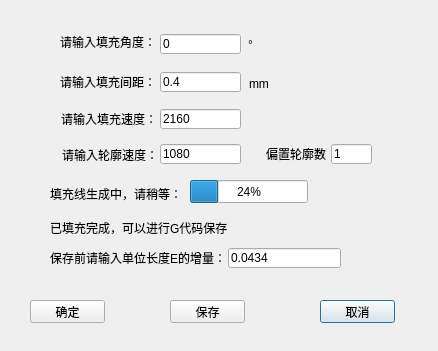
<?xml version="1.0" encoding="UTF-8"?>
<ui version="4.0">
 <class>lineScanDialog</class>
 <widget class="QDialog" name="lineScanDialog">
  <property name="geometry">
   <rect>
    <x>0</x>
    <y>0</y>
    <width>438</width>
    <height>351</height>
   </rect>
  </property>
  <property name="windowTitle">
   <string>Dialog</string>
  </property>
  <property name="windowIcon">
   <iconset resource="images.qrc">
    <normaloff>:/images/xiaoDong.bmp</normaloff>:/images/xiaoDong.bmp</iconset>
  </property>
  <widget class="QPushButton" name="pushButton">
   <property name="geometry">
    <rect>
     <x>320</x>
     <y>300</y>
     <width>75</width>
     <height>23</height>
    </rect>
   </property>
   <property name="text">
    <string>取消</string>
   </property>
  </widget>
  <widget class="QPushButton" name="pushButton_confirm">
   <property name="geometry">
    <rect>
     <x>30</x>
     <y>300</y>
     <width>75</width>
     <height>23</height>
    </rect>
   </property>
   <property name="text">
    <string>确定</string>
   </property>
  </widget>
  <widget class="QLabel" name="label">
   <property name="geometry">
    <rect>
     <x>60</x>
     <y>34</y>
     <width>91</width>
     <height>16</height>
    </rect>
   </property>
   <property name="text">
    <string>请输入填充角度：</string>
   </property>
  </widget>
  <widget class="QLabel" name="label_2">
   <property name="geometry">
    <rect>
     <x>60</x>
     <y>72</y>
     <width>101</width>
     <height>20</height>
    </rect>
   </property>
   <property name="text">
    <string>请输入填充间距：</string>
   </property>
  </widget>
  <widget class="QPushButton" name="pushButton_save">
   <property name="geometry">
    <rect>
     <x>170</x>
     <y>300</y>
     <width>75</width>
     <height>23</height>
    </rect>
   </property>
   <property name="text">
    <string>保存</string>
   </property>
  </widget>
  <widget class="QLineEdit" name="lineEdit">
   <property name="geometry">
    <rect>
     <x>160</x>
     <y>34</y>
     <width>81</width>
     <height>20</height>
    </rect>
   </property>
   <property name="text">
    <string>0</string>
   </property>
  </widget>
  <widget class="QLineEdit" name="lineEdit_2">
   <property name="geometry">
    <rect>
     <x>160</x>
     <y>72</y>
     <width>81</width>
     <height>20</height>
    </rect>
   </property>
   <property name="text">
    <string>0.4</string>
   </property>
  </widget>
  <widget class="QLabel" name="label_3">
   <property name="geometry">
    <rect>
     <x>248</x>
     <y>39</y>
     <width>54</width>
     <height>12</height>
    </rect>
   </property>
   <property name="text">
    <string>°</string>
   </property>
  </widget>
  <widget class="QLabel" name="label_4">
   <property name="geometry">
    <rect>
     <x>249</x>
     <y>78</y>
     <width>54</width>
     <height>12</height>
    </rect>
   </property>
   <property name="text">
    <string>mm</string>
   </property>
  </widget>
  <widget class="QLabel" name="label_E">
   <property name="geometry">
    <rect>
     <x>50</x>
     <y>250</y>
     <width>181</width>
     <height>16</height>
    </rect>
   </property>
   <property name="text">
    <string>保存前请输入单位长度E的增量：</string>
   </property>
  </widget>
  <widget class="QLineEdit" name="lineEdit_E">
   <property name="geometry">
    <rect>
     <x>228</x>
     <y>248</y>
     <width>113</width>
     <height>20</height>
    </rect>
   </property>
   <property name="text">
    <string>0.0434</string>
   </property>
  </widget>
  <widget class="QProgressBar" name="progressBar">
   <property name="geometry">
    <rect>
     <x>190</x>
     <y>180</y>
     <width>118</width>
     <height>23</height>
    </rect>
   </property>
   <property name="value">
    <number>24</number>
   </property>
  </widget>
  <widget class="QLabel" name="label_generateInfill">
   <property name="geometry">
    <rect>
     <x>50</x>
     <y>184</y>
     <width>131</width>
     <height>20</height>
    </rect>
   </property>
   <property name="text">
    <string>填充线生成中，请稍等：</string>
   </property>
  </widget>
  <widget class="QLabel" name="label_generateFinish">
   <property name="geometry">
    <rect>
     <x>50</x>
     <y>220</y>
     <width>191</width>
     <height>16</height>
    </rect>
   </property>
   <property name="text">
    <string>已填充完成，可以进行G代码保存</string>
   </property>
  </widget>
  <widget class="QLabel" name="label_5">
   <property name="geometry">
    <rect>
     <x>61</x>
     <y>111</y>
     <width>101</width>
     <height>16</height>
    </rect>
   </property>
   <property name="text">
    <string>请输入填充速度：</string>
   </property>
  </widget>
  <widget class="QLabel" name="label_6">
   <property name="geometry">
    <rect>
     <x>62</x>
     <y>147</y>
     <width>101</width>
     <height>16</height>
    </rect>
   </property>
   <property name="text">
    <string>请输入轮廓速度：</string>
   </property>
  </widget>
  <widget class="QLineEdit" name="lineEdit_infillSpeed">
   <property name="geometry">
    <rect>
     <x>160</x>
     <y>109</y>
     <width>81</width>
     <height>20</height>
    </rect>
   </property>
   <property name="text">
    <string>2160</string>
   </property>
  </widget>
  <widget class="QLineEdit" name="lineEdit_outlineSpeed">
   <property name="geometry">
    <rect>
     <x>160</x>
     <y>144</y>
     <width>81</width>
     <height>20</height>
    </rect>
   </property>
   <property name="text">
    <string>1080</string>
   </property>
  </widget>
  <widget class="QLineEdit" name="lineEdit_offsetNumber">
   <property name="geometry">
    <rect>
     <x>331</x>
     <y>144</y>
     <width>41</width>
     <height>20</height>
    </rect>
   </property>
   <property name="text">
    <string>1</string>
   </property>
  </widget>
  <widget class="QLabel" name="label_7">
   <property name="geometry">
    <rect>
     <x>266</x>
     <y>144</y>
     <width>61</width>
     <height>20</height>
    </rect>
   </property>
   <property name="text">
    <string>偏置轮廓数：</string>
   </property>
  </widget>
 </widget>
 <resources>
  <include location="images.qrc"/>
 </resources>
 <connections/>
</ui>
